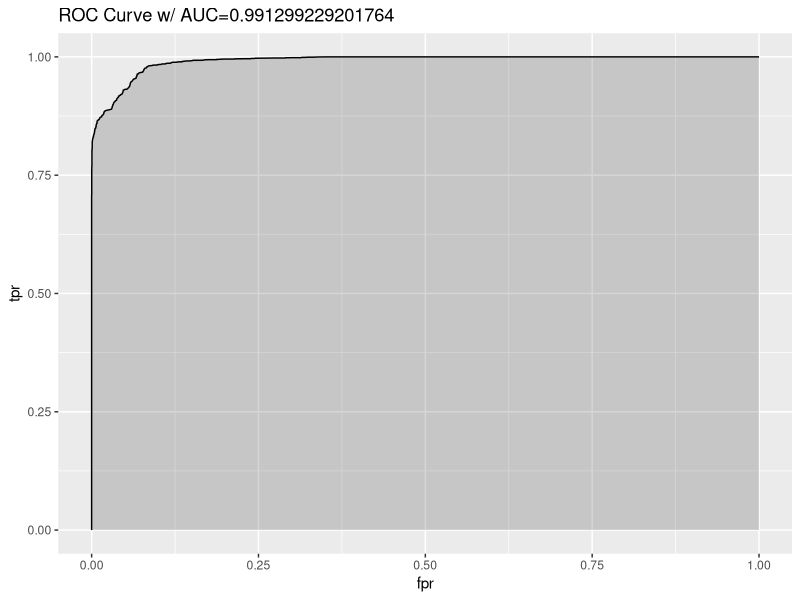

Recreate this plot in R.
# http://blog.yhathq.com/posts/roc-curves.html
# ROC Curves in Python and R

# check ... for more details
# https://en.wikipedia.org/wiki/Sensitivity_and_specificity

library(ggplot2)

diamonds$is_expensive <- diamonds$price > 2400
is_test <- runif(nrow(diamonds)) > 0.75
train <- diamonds[is_test==FALSE,]
test <- diamonds[is_test==TRUE,]

fit <- glm(is_expensive ~ carat + cut + clarity, data=train)
summary(fit)


table(train$is_expensive)
length(train$is_expensive[train$is_expensive == TRUE])
length(train$is_expensive[train$is_expensive == FALSE])


library(ROCR)

prob <- predict(fit, newdata = test, type="response")
pred <- prediction(prob, test$is_expensive)
perf <- performance(pred, measure = "tpr", x.measure = "fpr")

# I know, the following code is bizarre. Just go with it.
auc <- performance(pred, measure = "auc")
auc <- auc@y.values[[1]]

roc.data <- data.frame(fpr=unlist(perf@x.values),
                       tpr=unlist(perf@y.values),
                       model="GLM")

ggplot(roc.data, aes(x=fpr, ymin=0, ymax=tpr)) +
    geom_ribbon(alpha=0.2) +
    geom_line(aes(y=tpr)) +
    ggtitle(paste0("ROC Curve w/ AUC=", auc))
